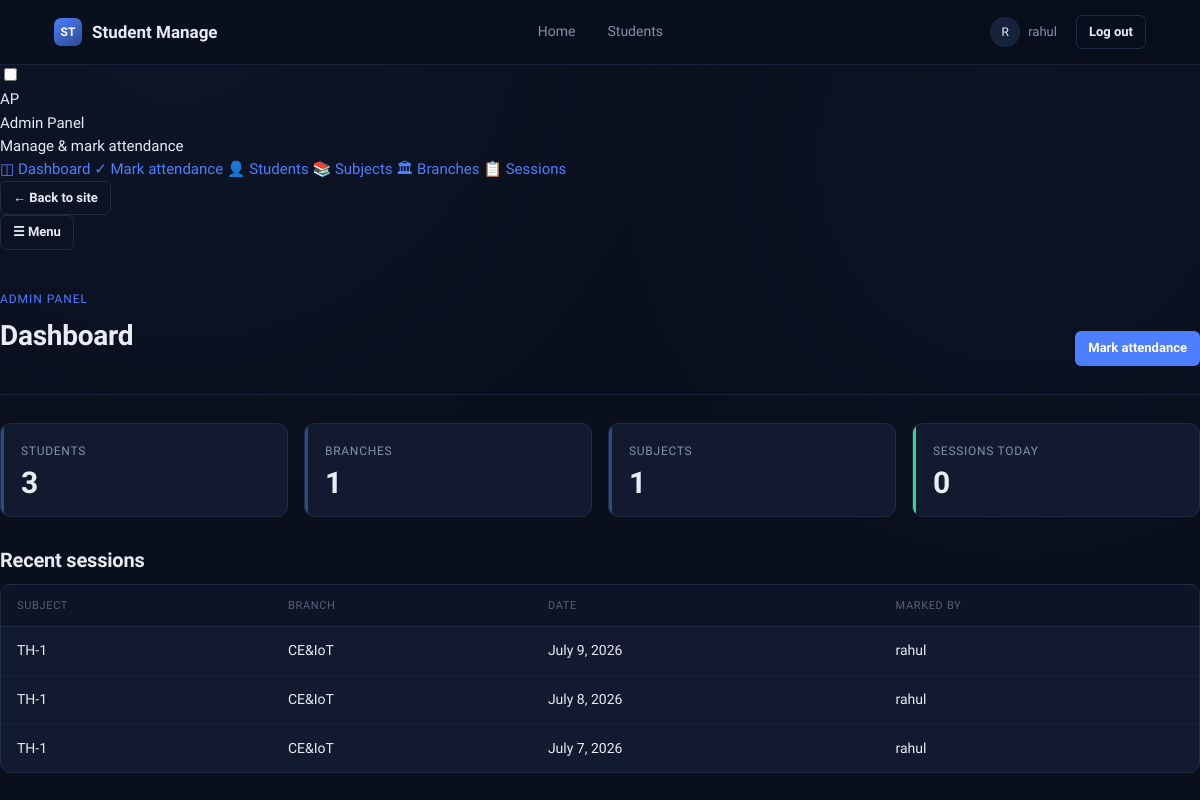
Page /panel/ (signed in) on the earlier database version.
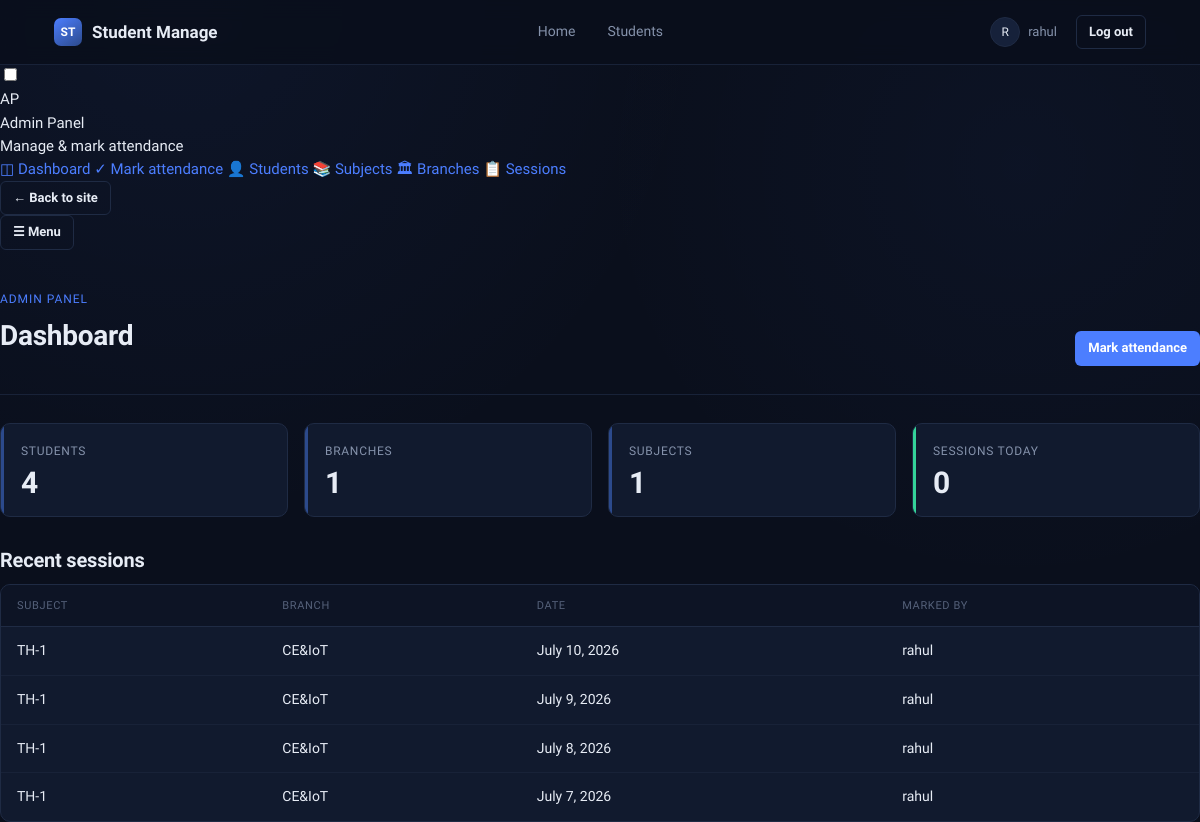
Same page on the later database version.
### CR_Control/models.py (models this page shows, shortened)
class AcademicSession(models.Model):
    branch = models.ForeignKey(Branch, on_delete=models.CASCADE, related_name="sessions")
    subject = models.ForeignKey(Subject, on_delete=models.CASCADE, related_name="sessions")
    date = models.DateField()
    marked_by = models.ForeignKey(User, on_delete=models.SET_NULL, null=True)
    created_at = models.DateTimeField(auto_now_add=True)
    class Meta:
        unique_together = ('branch', 'subject', 'date')
        ordering = ['-date']

class Subject(models.Model):
    code = models.CharField(max_length=10)
    name = models.CharField(max_length=100)
    branch = models.ForeignKey(Branch, on_delete=models.CASCADE, related_name="subjects")
    semester = models.PositiveSmallIntegerField()
    class Meta:
        unique_together = ('branch', 'semester', 'code')

class Branch(models.Model):
    semester = models.IntegerField()
    name = models.CharField(max_length=64)
    code = models.CharField(max_length=12)

### CR_Control/admin_views.py (the view)
# urls.py: path("panel/", admin_views.panel_dashboard, name="panel_dashboard"),
@staff_or_teacher_required
def panel_dashboard(request):
    today = date.today()
    return render(request, "panel/dashboard.html", {
        "student_count": Students.objects.count(),
        "branch_count": Branch.objects.count(),
        "subject_count": Subject.objects.count(),
        "sessions_today": AcademicSession.objects.filter(date=today).count(),
        "recent_sessions": AcademicSession.objects.select_related(
            "branch", "subject", "marked_by"
        )[:8],
    })

### CR_Control/context_processors.py (called while the page is built)
def panel_access(request):
    return {"can_access_panel": user_can_access_panel(request.user)}

### CR_Control/templates/panel/dashboard.html (shortened to what this page needs)
{% extends 'panel/layout_panel.html' %}
{% block panel_content %}
<div class="page-header">
  <div>
    <span class="page-header__eyebrow">Admin Panel</span>
    <h1>Dashboard</h1>
  </div>
  <a href="{% url 'panel_attendance' %}" class="btn btn--primary btn--sm">Mark attendance</a>
</div>
<div class="stat-grid">
  <div class="stat-card">
    <div class="stat-card__label">Students</div>
    <div class="stat-card__value">{{ student_count }}</div>
  </div>
  <div class="stat-card">
    <div class="stat-card__label">Branches</div>
    <div class="stat-card__value">{{ branch_count }}</div>
  </div>
  <div class="stat-card">
    <div class="stat-card__label">Subjects</div>
    <div class="stat-card__value">{{ subject_count }}</div>
  </div>
  <div class="stat-card is-present">
    <div class="stat-card__label">Sessions today</div>
    <div class="stat-card__value">{{ sessions_today }}</div>
  </div>
</div>
<h2>Recent sessions</h2>
<div class="table-wrap">
  <table class="register">
    <thead>
      <tr>
        <th>Subject</th>
        <th>Branch</th>
        <th>Date</th>
        <th>Marked by</th>
      </tr>
    </thead>
    <tbody>
      {% for session in recent_sessions %}
      <tr>
        <td class="text-mono">{{ session.subject.code }}</td>
        <td>{{ session.branch.code }}</td>
        <td>{{ session.date }}</td>
        <td>{{ session.marked_by.username|default:"—" }}</td>
      </tr>
      {% endfor %}
    </tbody>
  </table>
</div>
{% endblock %}

### CR_Control/templates/panel/layout_panel.html (shortened to what this page needs)
{% extends 'layout.html' %}
{% block nav %}
  {% include 'nav.html' with active='panel' %}
{% endblock %}
{% block body %}
<div class="panel-shell">
  <input type="checkbox" id="panel-nav-toggle" class="panel-nav__checkbox">
  <aside class="panel-sidebar">
    <div class="panel-sidebar__head">
      <span class="panel-sidebar__mark">AP</span>
      <div>
        <div class="panel-sidebar__title">Admin Panel</div>
        <div class="panel-sidebar__sub">Manage &amp; mark attendance</div>
      </div>
    </div>
    <nav class="panel-nav">
      <a href="{% url 'panel_dashboard' %}" class="panel-nav__link {% if panel_active == 'dashboard' %}is-active{% endif %}">
        <span class="panel-nav__icon">◫</span> Dashboard
      </a>
      <a href="{% url 'panel_attendance' %}" class="panel-nav__link {% if panel_active == 'attendance' %}is-active{% endif %}">
        <span class="panel-nav__icon">✓</span> Mark attendance
      </a>
      <a href="{% url 'panel_students' %}" class="panel-nav__link {% if panel_active == 'students' %}is-active{% endif %}">
        <span class="panel-nav__icon">👤</span> Students
      </a>
      <a href="{% url 'panel_subjects' %}" class="panel-nav__link {% if panel_active == 'subjects' %}is-active{% endif %}">
        <span class="panel-nav__icon">📚</span> Subjects
      </a>
      <a href="{% url 'panel_branches' %}" class="panel-nav__link {% if panel_active == 'branches' %}is-active{% endif %}">
        <span class="panel-nav__icon">🏛</span> Branches
      </a>
      <a href="{% url 'panel_sessions' %}" class="panel-nav__link {% if panel_active == 'sessions' %}is-active{% endif %}">
        <span class="panel-nav__icon">📋</span> Sessions
      </a>
    </nav>
    <a href="{% url 'home' %}" class="panel-sidebar__exit btn btn--ghost btn--sm">← Back to site</a>
  </aside>
  <main class="panel-main">
    <div class="panel-main__top">
      <label for="panel-nav-toggle" class="panel-nav__toggle btn btn--ghost btn--sm" aria-label="Panel menu">☰ Menu</label>
    </div>
    {% block panel_content %}{% endblock %}
  </main>
</div>
{% endblock %}

### CR_Control/templates/layout.html (shortened to what this page needs)
{% load static %}
<!DOCTYPE html>
<html lang="en">
<head>
    <link rel="stylesheet" href="{% static 'student.css' %}">
</head>
<body>
    {% block nav %}{% endblock %}
    {% block body %}
    {% endblock %}
</body>
</html>

### CR_Control/templates/nav.html (shortened to what this page needs)
<nav class="nav">
  <div class="nav__inner">
    <div class="nav__brand">
      <span class="nav__brand-mark">ST</span>
      <span class="nav__brand-text">Student Manage</span>
    </div>
    <ul class="nav__links">
      <li><a class="nav__link {% if active == 'home' %}is-active{% endif %}" href="{% url 'home' %}">Home</a></li>
      <li><a class="nav__link {% if active == 'student' %}is-active{% endif %}" href="{% url 'students' %}">Students</a></li>
    </ul>
    <div class="nav__right">
      {% if user.is_authenticated %}
        <a href="{% url 'profile' %}" class="nav__user nav__user--link {% if active == 'profile' %}is-active{% endif %}" title="Account settings">
          <span class="nav__avatar">{{ user.username|slice:":1"|upper }}</span>
          <span class="nav__username">{{ user.username }}</span>
        </a>
        <a href="{% url 'logout' %}" class="btn btn--ghost btn--sm">Log out</a>
      {% else %}
        <a href="{% url 'login' %}" class="btn btn--primary btn--sm">Log in</a>
      {% endif %}
    </div>
  </div>
</nav>

Differences in the rows shown:
added AcademicSession: subject.code "TH-1", branch.code "CE&IoT", date "July 10, 2026", marked_by.username "rahul"
Other differences:
{{ student_count }}: "3" → "4"
